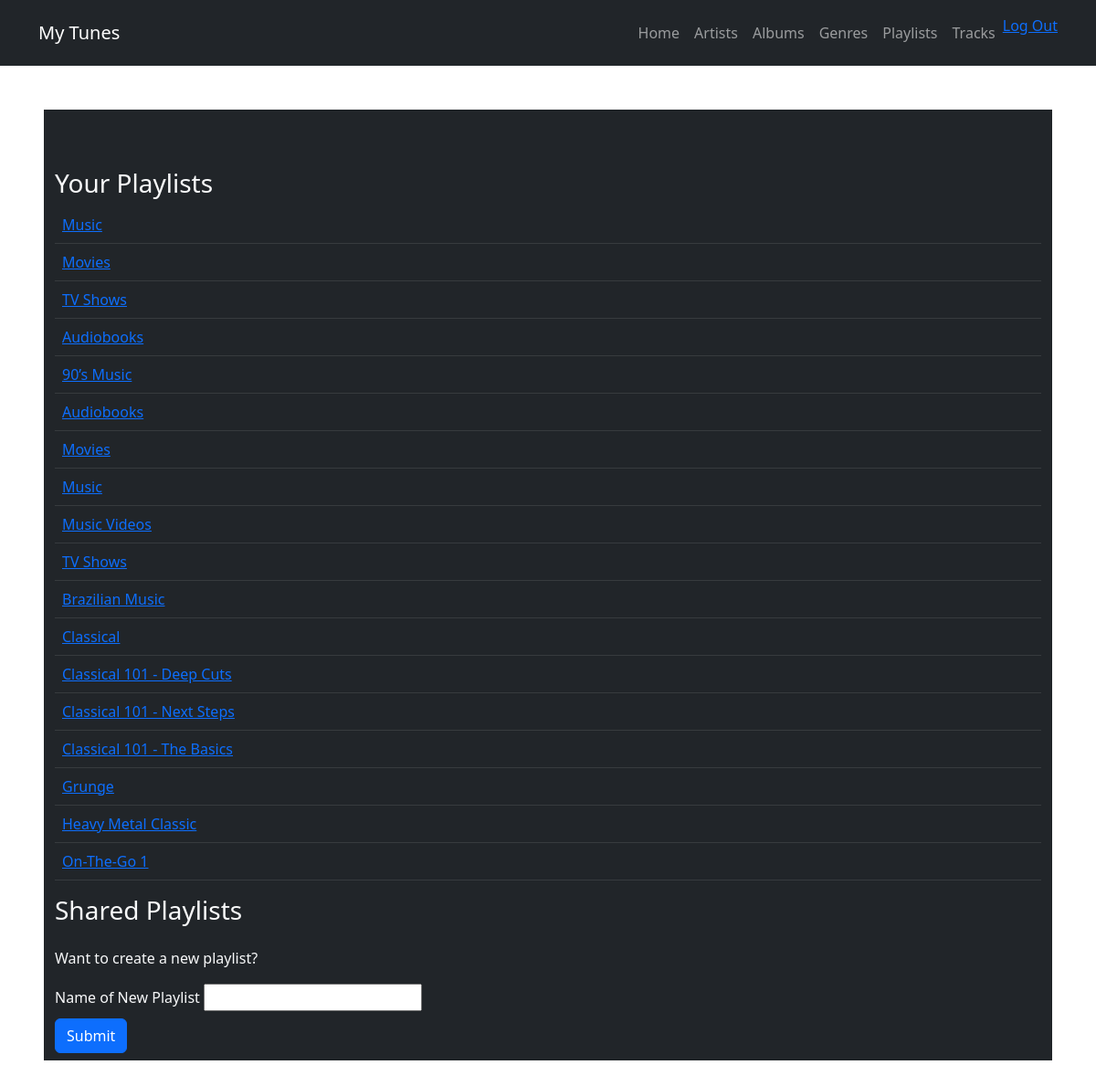
Page /tunes/playlist/ (signed in) on the earlier database version.
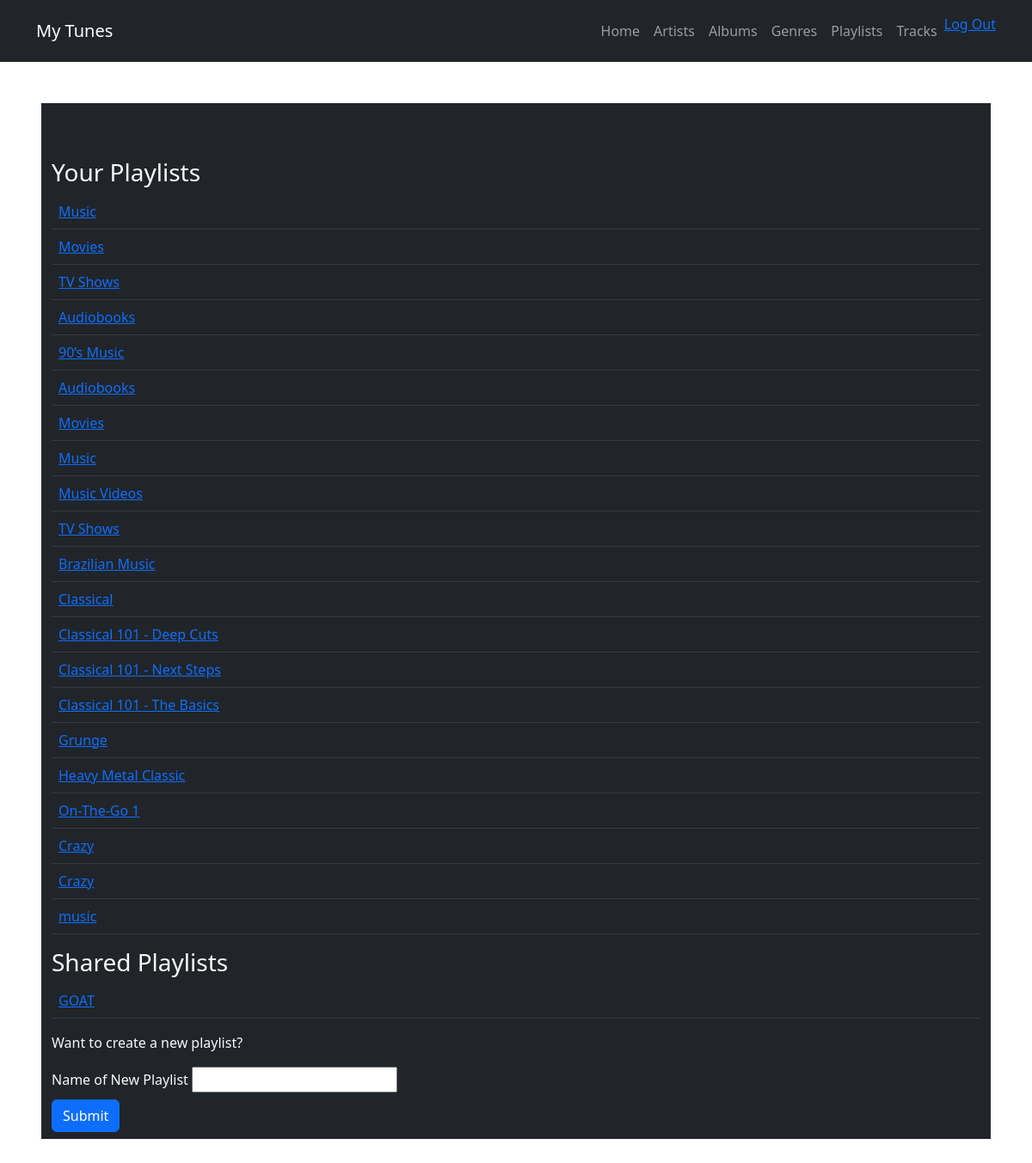
Same page on the later database version.
### tunes/models.py (models this page shows, shortened)
class Playlist(models.Model):
    name = models.CharField(max_length = 120)
    user = models.ForeignKey(User, on_delete = models.CASCADE, related_name = "owned_list")
    shared_with = models.ManyToManyField(User, related_name = "shared_list")
    tracks = models.ManyToManyField(Track)

### tunes/views.py (the view)
# urls.py: path('playlist/', views.browse_by_playlist, name = 'all_playlists'),
@login_required(login_url = "/accounts/login/")
def browse_by_playlist(request):
    errormessage = ""
    if request.method == "POST" and Playlist.objects.filter(name = request.POST['name'], user = request.user).count() > 0:
        errormessage = "You already have a playlist by that name, please choose a diffferent name."
    elif request.method == "POST":
        newp = Playlist(name = request.POST["name"], user = request.user)
        newp.save()
    playlists = list(Playlist.objects.filter(user = request.user))
    sharedplaylists = list(Playlist.objects.filter(shared_with = request.user))
    return render(request, 'tunes/playlist.html', {'playlists': playlists, 'msg':errormessage, "shared": sharedplaylists})

### tunes/templates/tunes/playlist.html (shortened to what this page needs)
{% extends "tunes/base_template.html" %}
{% block content %}
    <h3>Your Playlists</h3>
    <table class="table table-dark table-hover">
        {% for p in playlists %}
        <tr>
            <td><a href = "{% url 'tunes:specific_playlist' p.id %}">{{ p.name }}</a></td>
        </tr>
        {% endfor %}
    </table>
    <h3>Shared Playlists</h3>
    <table class = "table table-dark table-hover">
        {% for sp in shared %}
            <tr>
                <td>
                    <a href = "{% url 'tunes:specific_playlist' sp.id%}">{{sp.name}}</a>
                </td>
            </tr>
        {% endfor %}
    </table>
    <p>Want to create a new playlist?</p>
    <form action="." method="post">
        <div class="form-group mb-2">
            <label for="name">Name of New Playlist </label>
            <input name = "name" type="text" id="name" />
        </div>
        <button type="submit" class="btn btn-primary">Submit</button>
    </form>
{% endblock %}

### tunes/templates/tunes/base_template.html (shortened to what this page needs)
<!DOCTYPE html>
<html lang="en">
    <head>
        <link href="https://cdn.jsdelivr.net/npm/bootstrap@5.2.2/dist/css/bootstrap.min.css" rel="stylesheet">
    </head>
    <body>
        <nav class = "navbar navbar-expand-lg bg-dark navbar-dark py-3">
            <div class="container">
                <a href = "#" class = "navbar-brand" >
                    My Tunes
                </a>
                <div class="collapse navbar-collapse" id = "navmenu">
                    <ul class="navbar-nav ms-auto">
                        <li class="nav-item">
                            <a href="/tunes" class="nav-link">
                                Home
                            </a>
                        </li>
                        <li class="nav-item">
                            <a href = "/tunes/artist" class = "nav-link">
                                Artists
                            </a>
                        </li>
                        <li class="nav-item">
                            <a href = "/tunes/album" class = "nav-link">
                                Albums
                            </a>
                        </li>
                        <li class="nav-item">
                            <a href = "/tunes/genre" class = "nav-link">
                                Genres
                            </a>
                        </li>
                        <li class="nav-item">
                            <a href = "/tunes/playlist" class = "nav-link">
                                Playlists
                            </a>
                        </li>
                        <li class="nav-item">
                            <a href = "/tunes/track" class = "nav-link">
                                Tracks
                            </a>
                        </li>
                        <li class = "nav-item">
                            <a href="/accounts/logout">
                                Log Out
                            </a>
                        </li>
                    </ul>
                </div>
            </div>
        </nav>
        <section class="bg-dark text-light p-5 p-lg-0 pt-lg-5 m-5 text-center text-sm-start" id = "body">
            <div class="container pb-2" id = "content">
                <div class = "align-items-center">
                    {% load socialaccount %}
                    {% if user.is_authenticated %}
                    <div>
                        {% block content %}{% endblock %}
                    </div>
                    {% else %}
                    <h3><a href="{% provider_login_url 'github' %}">Sign In</a></h3>
                    {% endif %}
                </div>
            </div>
        </section>
    </body>
</html>

Differences in the rows shown:
added Playlist: name "Crazy", shown under "Your Playlists"
added Playlist: name "Crazy", shown under "Your Playlists"
added Playlist: name "music", shown under "Your Playlists"
added Playlist: name "GOAT", shown under "Shared Playlists"
